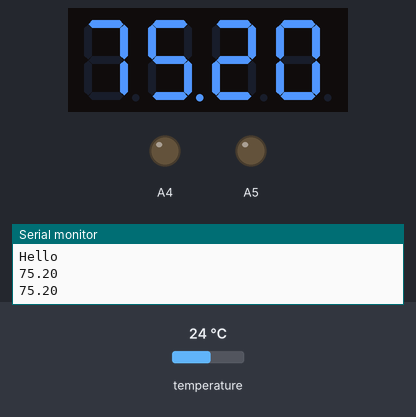
The sketch below on a simulated Arduino Uno, built with avr-gcc and run on an emulated ATmega328P. Parts: 4-digit seven-segment display, output pins drawn as LEDs (lit = HIGH), the last lines printed to the serial monitor. The inputs (shaded band) are chosen by the test bench; at power-on: temperature 24 °C.

Above: at 2.8 s.
2.9 s: temperature set to 12 °C
At 3.9 s:
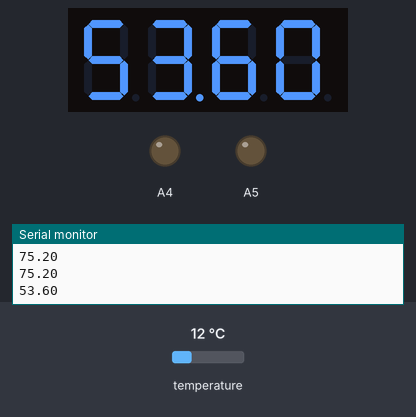
4.8 s: temperature set to 19 °C
At 7.0 s:
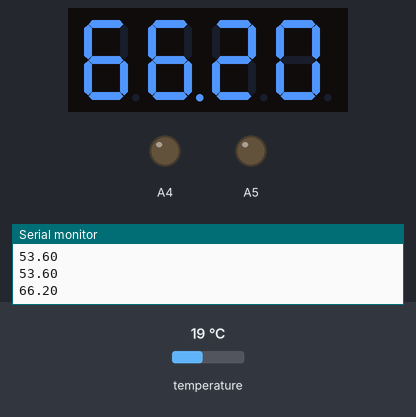
7.3 s: temperature set to 28 °C
At 9.2 s:
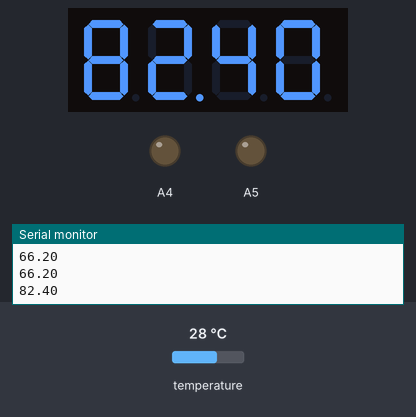
Timing chart, 0 to 10.7 s (numbered marks = the images above; inputs shaded):
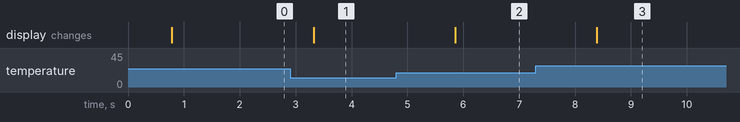

The sketch:

sketch.ino
```cpp
#include <Adafruit_LEDBackpack.h>
#include <Adafruit_GFX.h>
#include <Wire.h>
#include <OneWire.h>
#include <DallasTemperature.h>

Adafruit_7segment matrix = Adafruit_7segment();

/*-----( Declare Constants )-----*/
#define ONE_WIRE_BUS A3 /*-(Connect to Pin 2 )-*/

/*-----( Declare objects )-----*/
/* Set up a oneWire instance to communicate with any OneWire device*/
OneWire ourWire(ONE_WIRE_BUS);

/* Tell Dallas Temperature Library to use oneWire Library */
DallasTemperature sensors(&ourWire);

void setup() {

  Serial.begin(9600);      // open the serial port at 9600 bps:
  Serial.print("Hello\n");
  sensors.begin();
  pinMode(A5, OUTPUT);
  pinMode(A4, OUTPUT);
  matrix.begin(0x70);

}


void loop() {

  sensors.requestTemperatures();
  float TEMP = sensors.getTempFByIndex(0);
  Serial.print(TEMP);
  Serial.print("\n");
  matrix.print((float)TEMP);
  matrix.writeDisplay();
  delay(500);
}
```

Measured:
- after the input at 2.9 s, the display: changes after 0.42 s (image 1)
- after the input at 4.8 s, the display: changes after 1.1 s (image 2)
- after the input at 7.3 s, the display: changes after 1.1 s (image 3)
